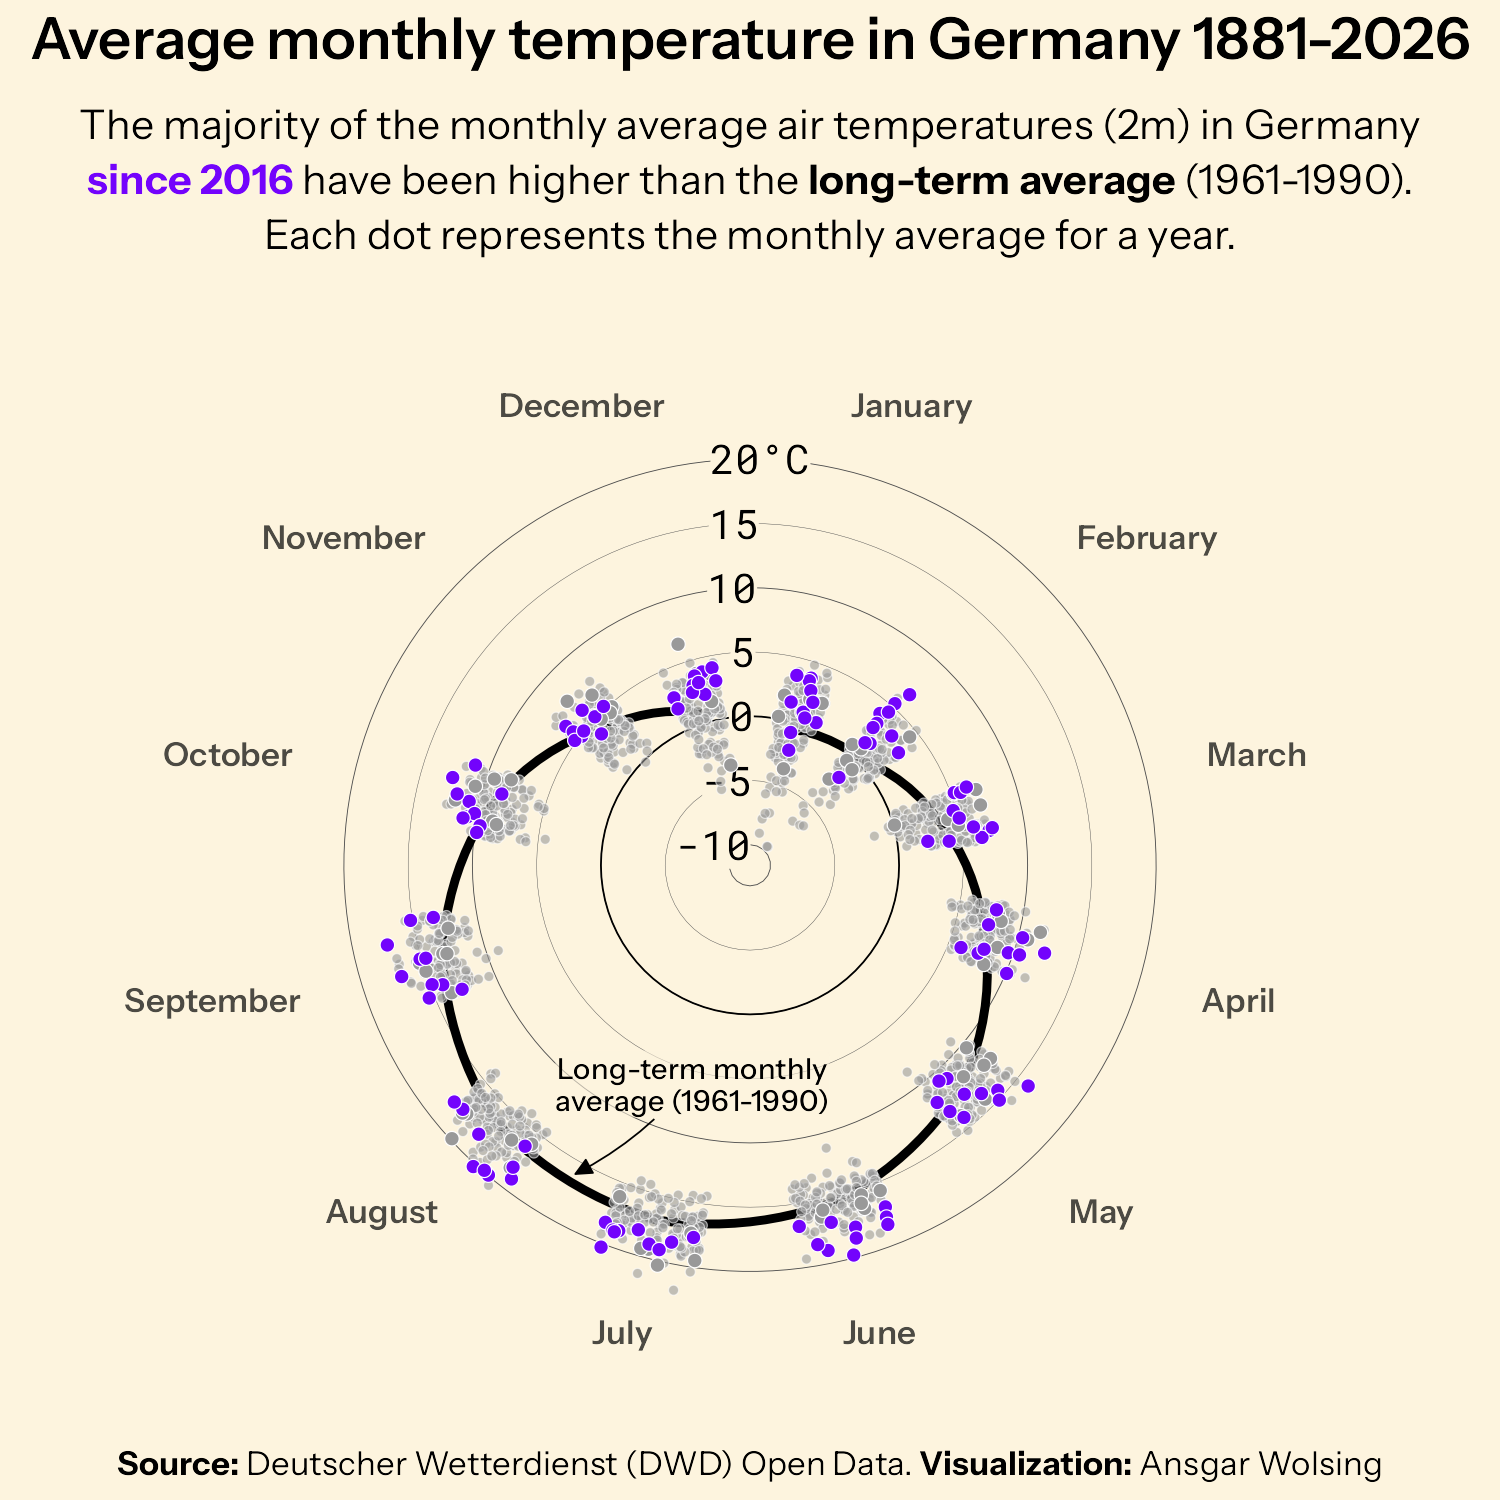

This figure's R source:
library(tidyverse)
library(ggtext)
library(here)

base_url <- "https://opendata.dwd.de/climate_environment/CDC/regional_averages_DE/monthly"
feature_stub <- "air_temperature_mean"
file_names <- sprintf("regional_averages_tm_%02d.txt", 1:12)

urls <- file.path(base_url, feature_stub, file_names)

dfs_airtemp <- map(urls, read_delim, delim = ";", skip = 1)
dfs_airtemp <- set_names(dfs_airtemp, month.name)

df_airtemp_prep <- dfs_airtemp |> 
  map(
    function(x) {
      select(x, year = Jahr, value = Deutschland) |> 
        mutate(value = as.numeric(value))
    }
  ) |> 
  bind_rows(.id = "month") |> 
  mutate(
    month = factor(month, levels = month.name)
  )

df_airtemp_prep |> 
  ggplot(aes(month, value)) +
  geom_jitter()

df_airtemp_prep |> 
  ggplot(aes(month, value)) +
  geom_point(
    aes(fill = year >= 2000),
    position = position_jitter(seed = 1, width = 0.25, height = 0),
    shape = 21, stroke = 0.2, size = 2, col = "white",
    alpha = 0.6
  ) +
  scale_fill_manual(values = c("TRUE" = "red", "FALSE" = "grey60")) +
  coord_radial() +
  theme_minimal(base_family = "Instrument Sans")

df_airtemp_prep |> 
  ggplot(aes(month, value, group = year)) +
  geom_line(
    aes(col = year >= 2000),
    alpha = 0.5, linewidth = 0.2
  ) +
  scale_color_manual(values = c("TRUE" = "red", "FALSE" = "grey60")) +
  coord_radial(expand = TRUE) +
  theme_minimal(base_family = "Instrument Sans")


# Calculate longterm averages 1961-1990
df_airtemp_reference <- df_airtemp_prep |> 
  filter(year >= 1961 & year <= 1990) |> 
  group_by(month) |> 
  summarize(value = mean(value)) |> 
  ungroup()

bg_color <- "#fdf4de"
df_airtemp_prep |> 
  ggplot(aes(month, value)) +
  geom_hline(
    aes(yintercept = 0),
    linewidth = 0.2
  ) +
  geom_label(
    data = data.frame(
      month = factor("January", levels = month.name),
      y = seq(-10, 20, 5),
      label = c(as.character(seq(-10, 15, 5)), "20°C")
    ),
    aes(
      month, y, label = label,
      hjust = ifelse(y == max(y), 0.5, 1)),
    nudge_x = -0.55, family = "Roboto Mono",
    label.size = 0, fill = bg_color, 
    label.padding = unit(0, "mm")
  ) +
  geom_line(
    aes(group = 1),
    data = df_airtemp_reference,
    col = "black", linewidth = 1, linetype = "solid"
  ) +
  geom_point(
    aes(
      fill = year >= 2016,
      alpha = ifelse(year >= 2010, 1, 0.6),
      size = ifelse(year >= 2010, 1.5, 1)
    ),
    position = position_jitter(seed = 1, width = 0.25, height = 0),
    shape = 21, stroke = 0.2, col = "white"
  ) +
  annotate(
    "label",
    x = 7,
    y = 6,
    label = "Long-term monthly\naverage (1961-1990)",
    family = "Instrument Sans Medium", size = 2.5, lineheight = 0.9,
    fill = alpha(bg_color, 0.6), linewidth = 0, 
    label.padding = unit(0, "mm")
  ) +
  annotate(
    "segment",
    x = 7.2, xend = 7.5,
    y = 9.5, yend = 16,
    linewidth = 0.2,
    arrow = arrow(angle = 25, length = unit(0.15, "cm"), type = "closed") 
  ) +
  scale_fill_manual(values = c("TRUE" = "#7303fc", "FALSE" = "grey60")) +
  scale_alpha_identity() +
  scale_size_identity() +
  coord_radial() +
  guides(fill = "none") +
  labs(
    title = "Average monthly temperature in Germany 1881-2026",
    subtitle = "The majority of the monthly average air temperatures (2m) in Germany 
    <b style='color:#7303fc'>since 2016</b> have been 
    higher than the <b>long-term average</b> (1961-1990).
    Each dot represents the monthly average for a year.",
    caption = "**Source:** Deutscher Wetterdienst (DWD) Open Data. 
      **Visualization:** Ansgar Wolsing"
  ) +
  theme_minimal(base_family = "Instrument Sans", base_size = 10,
    paper = bg_color, ink = "black") +
  theme(
    plot.title = element_text(
      family = "Instrument Sans SemiBold", hjust = 0.5, size = 14),
    plot.subtitle = element_textbox(
      lineheight = 1.33, width = 1.25, hjust = 0.5, halign = 0.5,
      margin = margin(t = 4, b = 10)),
    plot.caption = element_markdown(hjust = 0.5),
    axis.title = element_blank(),
    axis.text.x = element_text(family = "Instrument Sans SemiBold"),
    axis.text.y = element_blank(),
    panel.grid = element_line(color = "grey30", linewidth = 0.1),
    panel.grid.major.x = element_blank(),
    plot.margin = margin(t = 4, r = 4, b = 4, l = 4)
  )
ggsave(here("2026", "08", "08-circular.png"), width = 5, height = 5)
